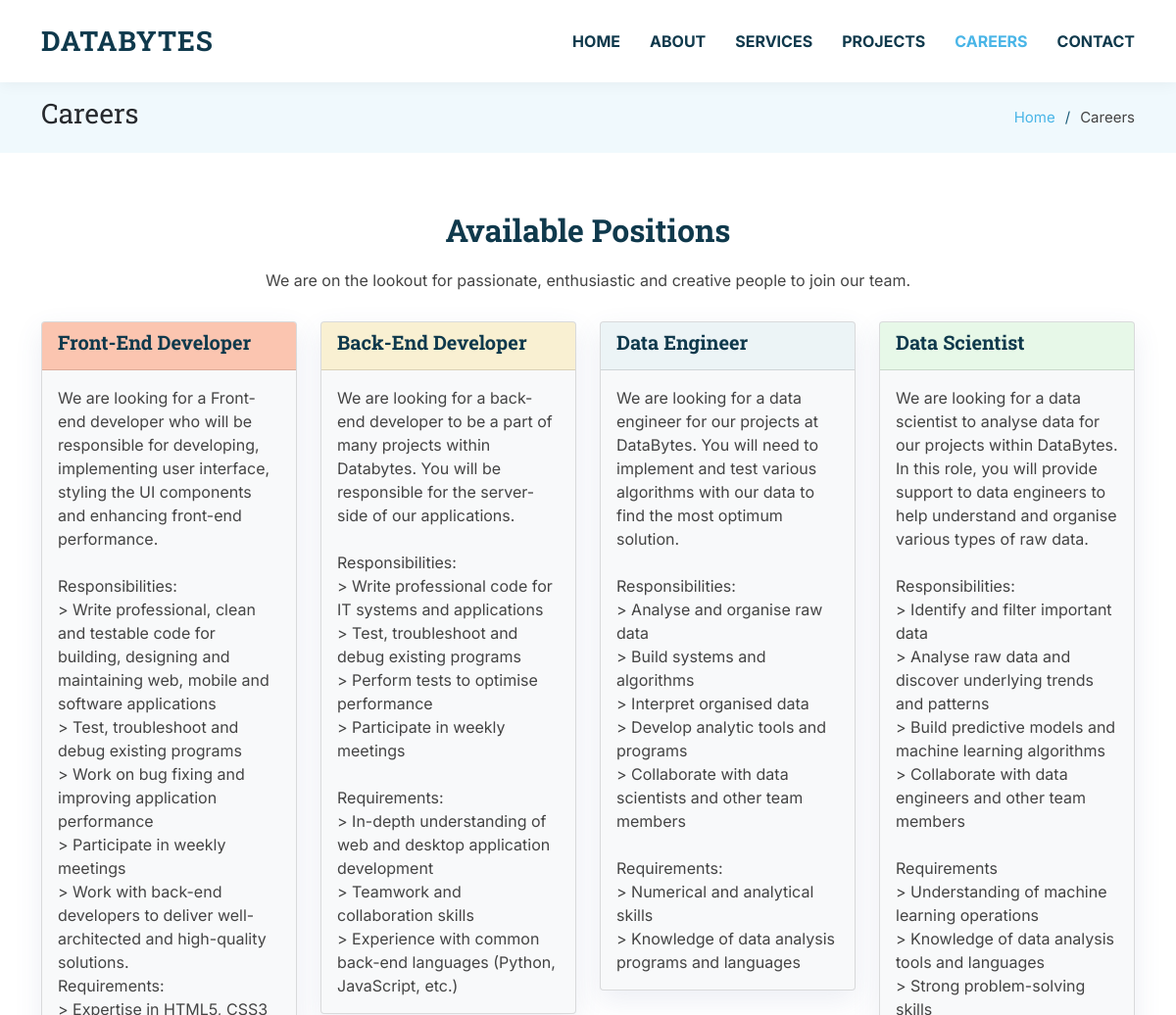
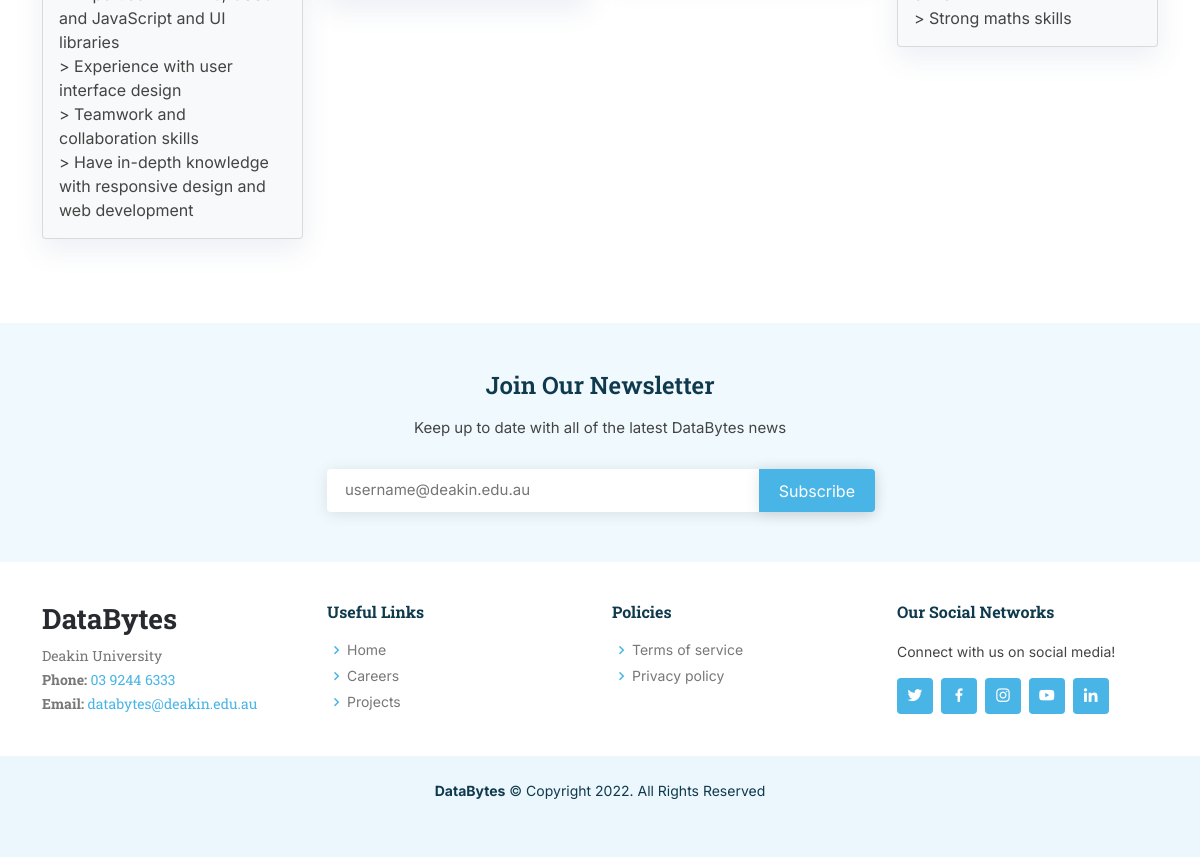
Page /careers on the committed database (2 pictures, top to bottom).
### DBweb/models.py (models this page shows, shortened)
class Job (md.Model):
    JobID = md.AutoField(primary_key=True)
    JobName = md.CharField(max_length=64)
    JobDescription = md.TextField(max_length=1024)
    JobCategory = md.CharField(max_length=64, default='')
    ProjectID = md.ForeignKey(Project, on_delete=md.CASCADE, blank=True, null=True)
    JobURL = md.CharField(max_length=64, default=JobName) # VALIDATOR

### DBweb/views.py (the view)
# urls.py: path('careers', views.careers, name='careers'),
def careers(request):
    jobList = Job.objects.all()
    template = 'careers.html'
    context = {'jobList': jobList}
    return render(request, template, context)

### DBweb/templates/careers.html (shortened to what this page needs)
<!DOCTYPE html>
<html lang="en">
<head>
  {% include 'header.html' %}
</head>
<body>
  {% include 'navigation.html' %}
  {% load static %}
  <main id="main">
    <section class="breadcrumbs">
      <div class="container">
        <div class="d-flex justify-content-between align-items-center">
          <h2>Careers</h2>
          <ol>
            <li><a href="{% url 'index' %}">Home</a></li>
            <li>Careers</li>
          </ol>
        </div>
      </div>
    </section>
    <section id="services" class="services">
      <div class="container">
        <div class="section-title">
          <h2>Available Positions</h2>
          <p>We are on the lookout for passionate, enthusiastic and creative people to join our team.</p>
        </div>
        <div class="row">
          {% block jobList %}
          {% for i in jobList %}
              {% with i as jobList %}
            <div class="col-lg-3 col-md-6" >
              <div class="card bg-light cards mb-4" style="max-width: 18rem;">
                <div class="card-header" style="  background-color:{% cycle '#ff7f506e' '#ffc10729' '#add8e629' '#90ee9029' %}"><h5 class="card-title"><a  href="/careers/{{i.JobURL}}">{{i.JobName}}</a></h5></div>
                <div class="card-body">
                  <p class="card-text">{{i.JobDescription}}</p>
                </div>
              </div>
            </div>
          {% endwith %}
          {% endfor %}
        {% endblock %}
       </div>
      </div>
    </section>
  </main>
  {% include 'footer.html' %}
</body>
</html>

### DBweb/static/css/style.css (style rules this page uses)
body { font-family: "Inter", sans-serif; color: #444444; }
a { text-decoration: none; color: #49b5e7; }
h1, h2, h3, h4, h5, h6 { font-family: 'Roboto Slab', serif; font-weight: 700; color: #272a2e; }
section { padding: 60px 0; overflow: hidden; }
.section-title { text-align: center; padding-bottom: 30px; }
.section-title h2 { font-size: 32px; font-weight: bold; margin-bottom: 20px; padding-bottom: 0; color: #0f394c; }
.section-title p { margin-bottom: 0; }
.breadcrumbs { padding: 15px 0; background: #f0f9fd; margin-top: 84px; }
.breadcrumbs h2 { font-size: 28px; font-weight: 400; font-family: 'Roboto Slab', serif; }
.breadcrumbs ol { display: flex; flex-wrap: wrap; list-style: none; padding: 0; margin: 0; font-size: 15px; }
.breadcrumbs ol li + li { padding-left: 10px; }
.breadcrumbs ol li + li::before { display: inline-block; padding-right: 10px; color: #175977; content: "/"; }
.card-title a { color: #0f394c !important; }
.card-text { white-space: pre-line !important; }
.cards { box-shadow: 0 10px 29px 0 rgb(68 88 144 / 10%) !important; transition: all 0.3s ease-in-out !important; min-height: 300px; }

### rows in the picture
Job: JobName "Front-End Developer", JobDescription "We are looking for a Front-end developer who will be responsible for developing, implementing user interface, styling the UI components and enhancing front-end performance. Responsibilities: > Write professional, clean and testable code for building, designing and maintaining web, mobile and software applications > Test, troubleshoot and debug existing programs > Work on bug fixing and improving application performance > Participate in weekly meetings > Work with back-end developers to deliver well-architected and high-quality solutions. Requirements: > Expertise in HTML5, CSS3 and JavaScript and UI libraries > Experience with user interface design > Teamwork and collaboration skills > Have…"
Job: JobName "Back-End Developer", JobDescription "We are looking for a back-end developer to be a part of many projects within Databytes. You will be responsible for the server-side of our applications. Responsibilities: > Write professional code for IT systems and applications > Test, troubleshoot and debug existing programs > Perform tests to optimise performance > Participate in weekly meetings Requirements: > In-depth understanding of web and desktop application development > Teamwork and collaboration skills > Experience with common back-end languages (Python, JavaScript, etc.)"
Job: JobName "Data Engineer", JobDescription "We are looking for a data engineer for our projects at DataBytes. You will need to implement and test various algorithms with our data to find the most optimum solution. Responsibilities: > Analyse and organise raw data > Build systems and algorithms > Interpret organised data > Develop analytic tools and programs > Collaborate with data scientists and other team members Requirements: > Numerical and analytical skills > Knowledge of data analysis programs and languages"
Job: JobName "Data Scientist", JobDescription "We are looking for a data scientist to analyse data for our projects within DataBytes. In this role, you will provide support to data engineers to help understand and organise various types of raw data. Responsibilities: > Identify and filter important data > Analyse raw data and discover underlying trends and patterns > Build predictive models and machine learning algorithms > Collaborate with data engineers and other team members Requirements > Understanding of machine learning operations > Knowledge of data analysis tools and languages > Strong problem-solving skills > Strong maths skills"
